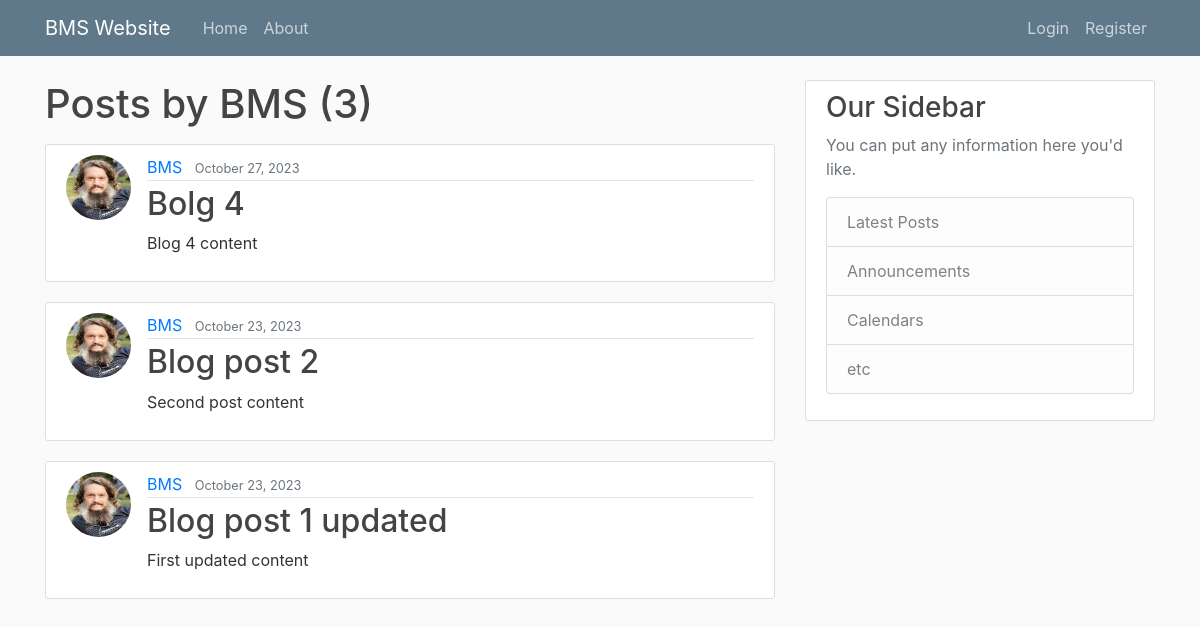
/blog/user/BMS, run on an earlier commit of the app's database.
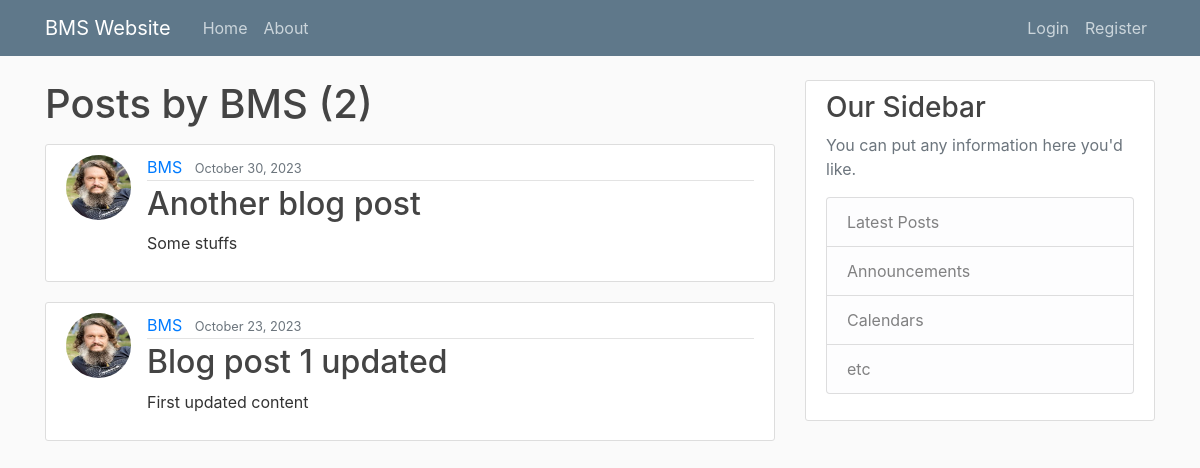
And on a later commit of the database.
### blog/models.py (models this page shows, shortened)
class Post(models.Model):
    title = models.CharField(max_length=100)
    content = models.TextField()
    date_posted = models.DateTimeField(default=timezone.now)
    author = models.ForeignKey(User, on_delete=models.CASCADE)

### users/models.py (models this page shows, shortened)
class Profile(models.Model):
    user = models.OneToOneField(User, on_delete=models.CASCADE)
    image = models.ImageField(default='default.png', upload_to='profile_pics')

### blog/views.py (the view)
# urls.py: path("user/<str:username>", UserPostListView.as_view(), name="user-posts"),
class UserPostListView(ListView):
    model = Post
    template_name = "blog/user_posts.html"
    context_object_name = 'posts'
    ordering = ['-date_posted']
    paginate_by = 5
    def get_queryset(self):
        user = get_object_or_404(User, username=self.kwargs.get('username'))
        return Post.objects.filter(author=user).order_by('-date_posted')

### blog/templates/blog/user_posts.html (shortened to what this page needs)
{% extends "blog/base.html" %}
{% block content %}
    <h1 class="mb-3">Posts by {{ view.kwargs.username }} ({{ page_obj.paginator.count }})</h1>
    {% for post in posts %}
        <article class="media content-section">
          <img class="rounded-circle article-img" src="{{ post.author.profile.image.url }}">
          <div class="media-body">
            <div class="article-metadata">
              <a class="mr-2" href="{% url 'user-posts' post.author.username %}">{{ post.author }}</a>
              <small class="text-muted">{{ post.date_posted|date:'F d, Y' }}</small>
            </div>
            <h2><a class="article-title" href="{% url 'post-detail' post.id %}">{{ post.title }}</a></h2>
            <p class="article-content">{{ post.content }}</p>
          </div>
        </article>
    {% endfor %}
{% endblock content %}

What changed in the data, as far as the page shows it:
removed Post: author.profile.image (picture), author "BMS", date_posted "October 27, 2023", title "Bolg 4", content "Blog 4 content"
removed Post: author.profile.image (picture), author "BMS", date_posted "October 23, 2023", title "Blog post 2", content "Second post content"
added Post: author.profile.image (picture), author "BMS", date_posted "October 30, 2023", title "Another blog post", content "Some stuffs"
Also different on the page:
{{ page_obj.paginator.count }}: "3" → "2"
